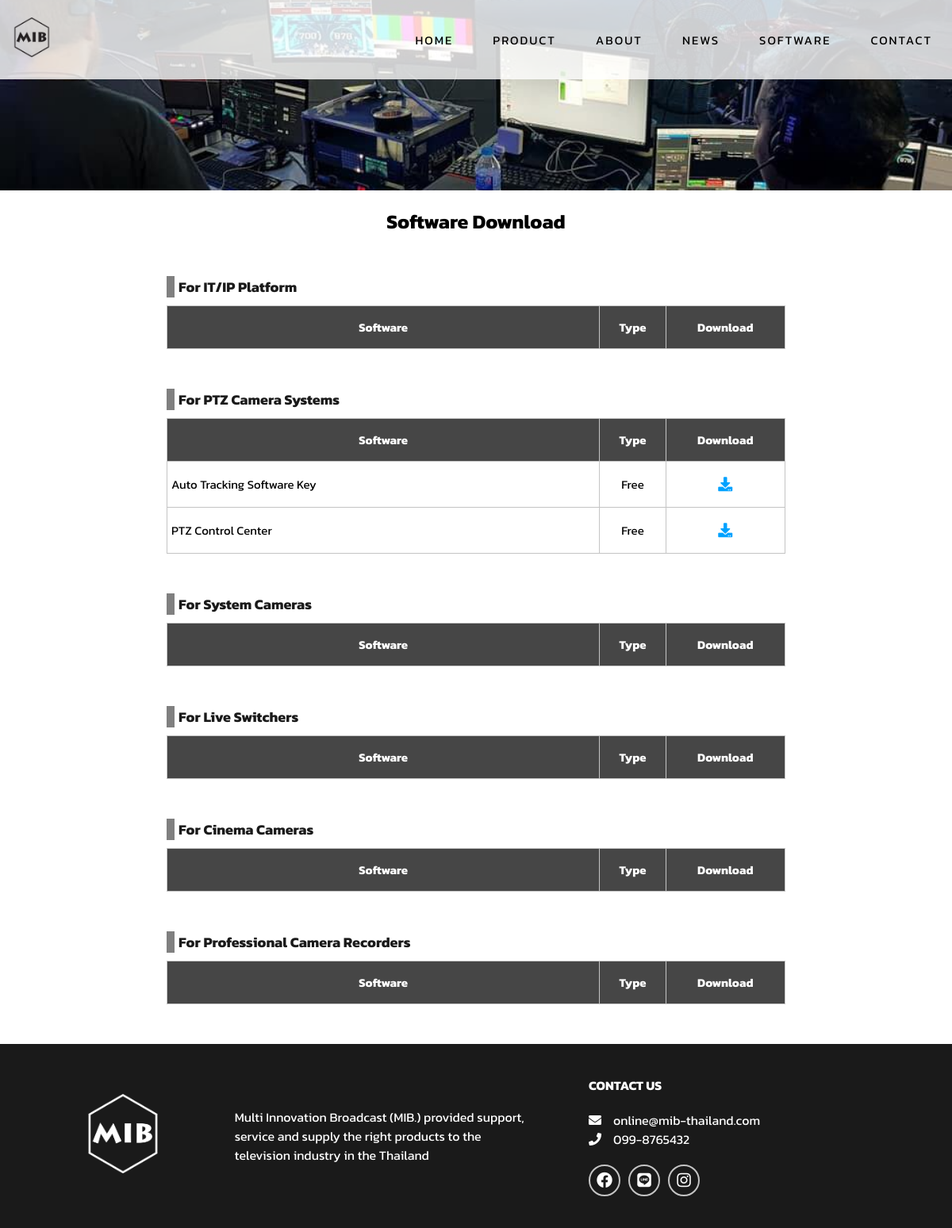
Before: /software.php with the older database file.
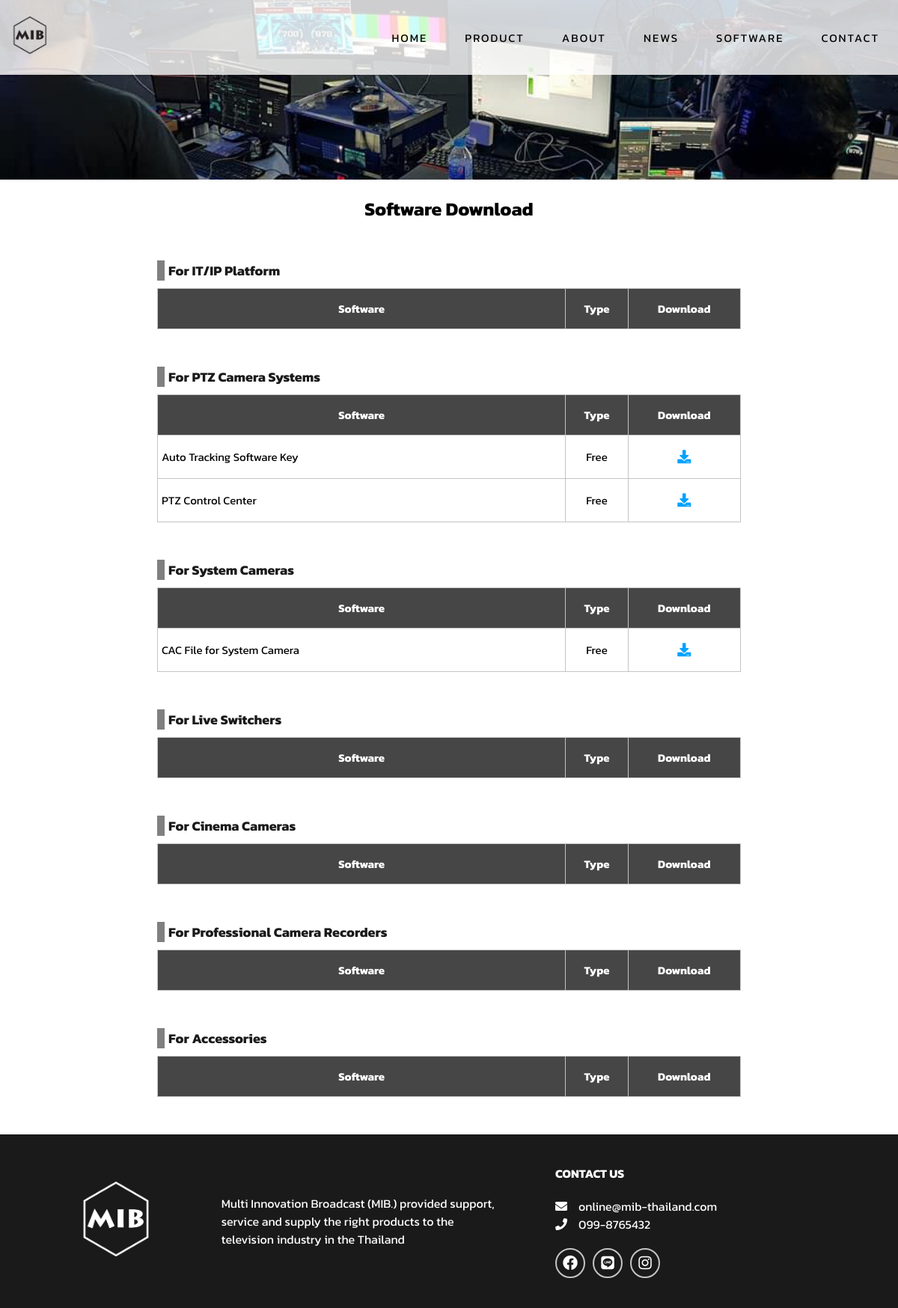
After: the same page with the newer database file.
### tables this page shows
CREATE TABLE `tb_product_type` (
  `product_type_id` int(11) NOT NULL,
  `product_type_name` varchar(100) NOT NULL
);

CREATE TABLE `tb_software` (
  `software_id` int(11) NOT NULL,
  `software_name` varchar(100) NOT NULL,
  `software_file` varchar(200) NOT NULL,
  `software_description_en` text NOT NULL,
  `software_type_id` int(11) NOT NULL,
  `product_type_id` int(11) NOT NULL,
  `list_no` int(11) NOT NULL,
  `addby` int(11) NOT NULL,
  `adddate` datetime NOT NULL,
  `updateby` int(11) NOT NULL,
  `lastupdate` datetime NOT NULL
);

CREATE TABLE `tb_software_type` (
  `software_type_id` int(11) NOT NULL,
  `software_type_name` varchar(100) NOT NULL
);

### software.php (the view, shortened to what this page needs)
<!DOCTYPE html>
<html lang="en">
<head>
    <link rel="stylesheet" href="./assets/css/styles.css">
    <link rel="stylesheet" href="https://cdnjs.cloudflare.com/ajax/libs/font-awesome/5.15.1/css/all.min.css" />
    <link rel="stylesheet" href="https://unpkg.com/swiper/swiper-bundle.css">
    <link rel="stylesheet" href="https://unpkg.com/swiper/swiper-bundle.min.css">
</head>
<body>
    <header class="header">
        <div class="container">
            <nav class="nav">
                <a href="index.php" class="logo">
                    <img src="./assets/images/Logo/mib-logo-icon.png" alt="">
                </a>
                <ul class="nav-list">
                    <li class="nav-item">
                        <a href="index.php" class="nav-link">Home</a>
                    </li>
                    <li class="nav-item">
                        <a href="index.php#product" class="nav-link">Product</a>
                    </li>
                    <li class="nav-item">
                        <a href="index.php#about" class="nav-link">About</a>
                    </li>
                    <li class="nav-item">
                        <a href="index.php#news" class="nav-link">News</a>
                    </li>
                    <li class="nav-item">
                        <a href="software.php#software" class="nav-link">Software</a>
                    </li>
                    <li class="nav-item">
                        <a href="index.php#footer" class="nav-link">Contact</a>
                    </li>
                </ul>
            </nav>
        </div>
    </header>
    <div class="software-hero">
        <div class="swiper-container hero-slide">
            <div class="swiper-wrapper">
                <div class="swiper-slide" style="background: url(./assets/images/slide_img3.jpg);background-size: cover;background-position: center;">
                </div>
            </div>
        </div>
    </div>
    <div class="software-content">
        <h1 class="software-heading">Software Download</h1>
        <?php
        $sql2 = "SELECT * FROM tb_product_type ";
        $result2 = mysqli_query($connection, $sql2);
        while ($row2 = mysqli_fetch_array($result2)) {
        $product_type_id = $row2["product_type_id"];
        ?>
            <div class="software-container">
                <h3 class="software-product-heading">For <?php echo $row2["product_type_name"]; ?></h3>
                <table class="software-table">
                    <thead>
                        <tr>
                            <th>Software</th>
                            <th>Type</th>
                            <th>Download</th>
                        </tr>
                    </thead>
                    <tbody>
                        <?php
                        $sql = "SELECT * FROM
                        tb_software
                        LEFT JOIN tb_product_type
                        ON tb_software.product_type_id = tb_product_type.product_type_id
                        LEFT JOIN tb_software_type
                        ON tb_software.software_type_id = tb_software_type.software_type_id
                        WHERE tb_software.product_type_id = '" . $product_type_id . "'
                        ";
                        $result = mysqli_query($connection, $sql);
                        while ($row = mysqli_fetch_array($result)) {
                        ?>
                            <tr>
                                <td><?php echo $row["software_name"]; ?></td>
                                <td><?php echo $row["software_type_name"]; ?></td>
                                <td><a href="#" class="btn-download"><i class="fa fa-download" aria-hidden="true"></i></a></td>
                            </tr>
                        <?php
                        }
                        ?>
                    </tbody>
                </table>
            </div>
        <?php
        }
        ?>
    </div>
    <footer class="footer" id="footer">
        <div class="container">
            <div class="footer-content">
                <div class="footer-content-brand">
                    <div class="logo-container">
                        <a href="index.html">
                            <img src="./assets/images/Logo/mib-logo-icon-white.png" alt="" class="logo-image">
                        </a>
                    </div>
                    <div class="paragraph">
                        Multi Innovation Broadcast (MIB.) provided support, service and supply the right products to the television industry in the Thailand </div>
                </div>
                <div class="social-media-wrap">
                    <h4 class="footer-heading">Contact Us</h4>
                    <div class="contact-detail">
                        <p class="contact-email"><i class="fa fa-envelope" aria-hidden="true"></i>online@mib-thailand.com</p>
                        <p class="contact-phone"><i class="fa fa-phone" aria-hidden="true"></i>099-8765432</p>
                    </div>
                    <div class="social-media">
                        <a href="https://www.facebook.com/MultiInnovationBroadcast/" class="sm-link" target="_blank"><i class="fab fa-facebook"></i></a>
                        <a href="https://line.me/R/ti/p/%40zwm2906e" class="sm-link" target="_blank"><i class="fab fa-line"></i></a>
                        <a href="#" class="sm-link"><i class="fab fa-instagram"></i></a>
                    </div>
                </div>
            </div>
        </div>
    </footer>
</body>
</html>

### assets/css/styles.css (style rules this page uses)
* { margin: 0; padding: 0; box-sizing: border-box; font-family: "Kanit", sans-serif; }
:root { --dark-color: #1a1a1a; --solid-color: #464646; --light-color: #c4c4c4; --dark-transparent: rgba(170, 170, 170, 0.7); --light-transparent: rgba(170, 170, 170, 0.5); }
html { font-size: 10px; }
body { font-size: 1.6rem; color: black; background-color: white; }
a { text-decoration: none; color: inherit; }
ul { list-style: none; }
.container { width: 100%; max-width: 120rem; padding: 0 1.5rem; margin: 0 auto; }
.header { width: 100%; height: 6rem; display: flex; align-items: center; position: fixed; top: 0; left: 0; background-color: rgba(255, 255, 255, 0.8); z-index: 100; transition: backgroud-color 0.3s, height 0.3s; }
.nav { display: flex; align-items: center; justify-content: space-between; }
.logo img { max-width: 5rem; }
.nav-list { position: fixed; top: 0; left: 0; width: 100%; height: 100vh; background-color: var(--dark-color); display: flex; flex-direction: column; align-items: center; justify-content: center; z-index: 200; opacity: 0; transform: scale(0); transition: opacity 0.5s; }
.nav-item:not(:last-child) { margin-bottom: 0.5rem; }
.nav-link { display: block; color: #fff; font-size: 3rem; text-transform: uppercase; letter-spacing: 2px; padding: 1rem; }
.paragraph { color: #a5a5a5; margin: 2.5rem 1rem; }
.footer { padding: 4rem 0; background-color: var(--dark-color); color: #fff; }
.footer-content-brand { margin-bottom: 5rem; }
.footer-content-brand .logo-container { width: 100%; display: flex; justify-content: center; }
.footer-content-brand .logo-image { max-width: 10rem; }
.footer .paragraph { color: inherit; }
.footer-heading { text-transform: uppercase; }
.contact-detail { margin: 2rem 0; }
.contact-detail i { padding-right: 1.5rem; }
.social-media { display: flex; }
.sm-link { width: 4rem; height: 4rem; font-size: 2rem; border: 2px solid var(--light-color); border-radius: 50%; display: flex; margin-right: 1rem; transition: background-color 0.5s; }
.sm-link i { margin: auto; }
.swiper-container { width: 100%; height: 100%; }
.swiper-slide { text-align: center; font-size: 18px; display: -webkit-box; display: -ms-flexbox; display: -webkit-flex; display: flex; -webkit-box-pack: center; -ms-flex-pack: center; -webkit-justify-content: center; justify-content: center; -webkit-box-align: center; -ms-flex-align: center; -webkit-align-items: center; align-items: center; }
@media screen and (min-width: 768px) { .header { height: 10rem; } }
@media screen and (min-width: 768px) { .footer { overflow-x: hidden; } }
@media screen and (min-width: 768px) { .footer-content { display: flex; } }
@media screen and (min-width: 768px) { .footer-content-brand { display: flex; align-items: center; justify-content: center; margin-bottom: 0; flex: 0 0 60%; } }
@media screen and (min-width: 768px) { .footer .paragraph { margin: 0; } }
@media screen and (min-width: 768px) { .social-media-wrap { flex: 0 0 40%; margin-left: 2.5rem; } }
@media screen and (min-width: 1000px) { .nav-list { position: initial; width: initial; height: initial; background-color: transparent; flex-direction: row; justify-content: initial; opacity: 1; transform: scale(1); } }
@media screen and (min-width: 1000px) { .nav-item:not(:last-child) { margin-right: 3rem; margin-bottom: 0; } }
@media screen and (min-width: 1000px) { .nav-link { color: #000; font-size: 1.5rem; } }
@media screen and (min-width: 1200px) { .footer .paragraph { margin-right: 5rem; } }

### assets/css/product.css (style rules this page uses)
:root { --dark-color: #1a1a1a; --solid-color: #464646; --light-color: #c4c4c4; --dark-transparent: rgba(170, 170, 170, 0.7); --light-transparent: rgba(170, 170, 170, 0.5); }

### assets/css/news.css (style rules this page uses)
:root { --dark-color: #1a1a1a; --solid-color: #464646; --light-color: #c4c4c4; --dark-transparent: rgba(170, 170, 170, 0.7); --light-transparent: rgba(170, 170, 170, 0.5); }

Changed rows visible on the page:
added tb_software: software_name "CAC File for System Camera", software_type.software_type_name "Free", shown under tb_product_type "System Cameras"
added tb_product_type: product_type_name "Accessories"
